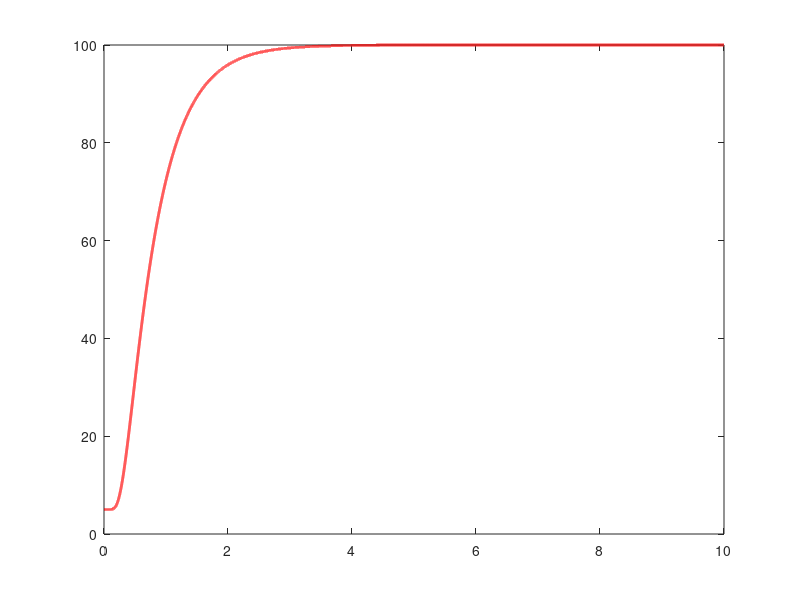

MATLAB code to generate this figure: (Note: this script raises an error after producing the figure.)
% Simple egg cooking simulation - Time vs Center Temperature
clear; clc;

% Material properties
density = 1009.62; % kg/m³
specific_heat = 498; % J/(kg·K)
k = 3.163; % W/(m·K)
alpha = k/(density * specific_heat); % Thermal diffusivity

% Geometry
r_max = 0.044; % Maximum radius (m)
N = 50; % Spatial grid points (reduced for speed)
dr = r_max / N;

% Time parameters
dt = 0.01; % Time step (s)
t_max = 600; % Total time (s) - 10 minutes
Nt = round(t_max/dt);

% Spatial grid
r = linspace(dr, r_max, N);

% Initial condition
T0 = 5; % Initial temperature (°C)
T = T0 * ones(1, N);
T_boiling_water = 100; % Surface temperature
T_cooked = 80; % Cooking temperature

% Storage for center temperature vs time
center_temp = zeros(Nt+1, 1);
time_vec = (0:Nt) * dt / 60; % Convert to minutes
center_temp(1) = T(1);



cooked = false;

for n = 1:Nt % Time stepping
    T_old = T;
    
    % Interior points
    for i = 2:N-1
        d2T_dr2 = (T_old(i+1) - 2*T_old(i) + T_old(i-1)) / dr^2;
        dT_dr = (T_old(i+1) - T_old(i-1)) / (2 * dr);
        T(i) = T_old(i) + dt * alpha * (d2T_dr2 + (2/r(i)) * dT_dr);
    end
    
    % Boundary conditions
    T(1) = T_old(1) + dt * alpha * 2 * (T_old(2) - T_old(1)) / dr^2; % Center
    T(N) = T_boiling_water; % Surface
    
    % Store center temperature
    center_temp(n+1) = T(1);
    
    % Check if cooked
    if ~cooked && T(1) >= T_cooked
        cooked = true;
        fprintf('Egg is cooked at %.1f minutes! Center temp: %.1f°C\n', ...
                n*dt/60, T(1));
    end

end

% Plot results
figure;
plot(time_vec, center_temp, 'r-', 'LineWidth', 2);
hold on;
yline(T_cooked, 'k--', 'LineWidth', 1.5, 'Label', 'Cooking Temperature (80°C)');
yline(T0, 'b--', 'LineWidth', 1, 'Label', 'Initial Temperature (5°C)');

xlabel('Time (minutes)');
ylabel('Center Temperature (°C)');
title('Egg Cooking Progress - Center Temperature vs Time');
grid on;
xlim([0, t_max/60]);
ylim([0, 105]);

% Mark cooking point if reached
if cooked
    cook_idx = find(center_temp >= T_cooked, 1);
    cook_time_min = time_vec(cook_idx);
    plot(cook_time_min, T_cooked, 'go', 'MarkerSize', 10, 'MarkerFaceColor', 'g');
    text(cook_time_min + 0.5, T_cooked + 5, ...
         sprintf('Cooked!\n%.1f min', cook_time_min), ...
         'FontSize', 12, 'Color', 'green');
end

legend('Center Temperature', 'Location', 'southeast');

% Final summary
fprintf('\nSimulation complete!\n');
fprintf('Final center temperature: %.1f°C\n', center_temp(end));
if cooked
    cook_time_final = time_vec(find(center_temp >= T_cooked, 1));
    fprintf('Egg cooked in %.1f minutes\n', cook_time_final);
else
    fprintf('Egg not fully cooked after %.1f minutes\n', t_max/60);
end